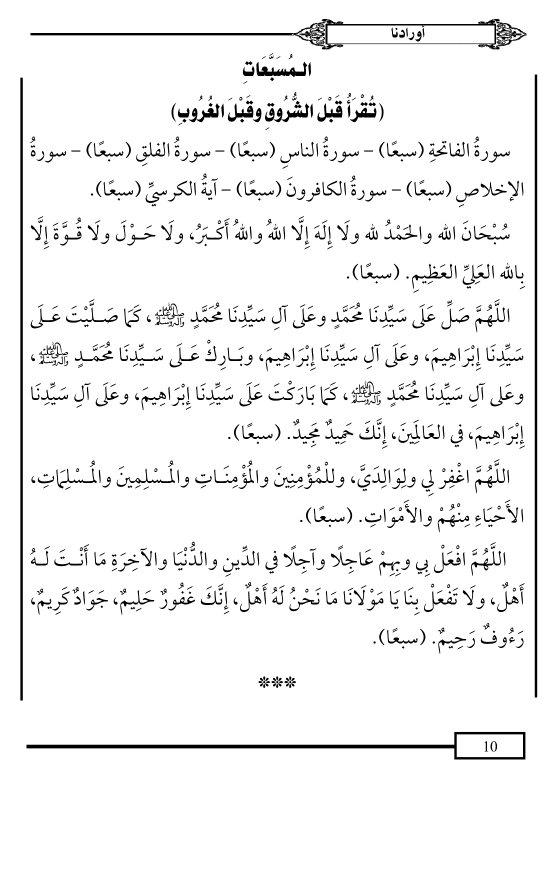
#> input picture mobile/assets/pages/p10.webp, 1110 x 1768 px, given in place of p72.webp, which was not available (shown at 1/2 size)
$ python cuts.py
#> lines starting #> are read from the running program, lines starting #| are printed output that depends on the picture
"""Where may a sitting end on each page? Only where a salawat or prayer ends:
at a ۞ rosette (Dalail) or at the end of a paragraph (Kunuz, Mughnam, salawat).
Writes the last such point per page to src/core/cuts.ts (fractions of the page image)."""
import numpy as np, cv2, json, sys
from PIL import Image
MOB = '/home/claude/awradna/mobile'
D = f'{MOB}/assets/pages'
sys.path.insert(0, MOB)
def ink(id_, raw=False):
#> called with id_ = '72', raw = True
    a = np.array(Image.open(f'{D}/p{id_}.webp').split()[3])
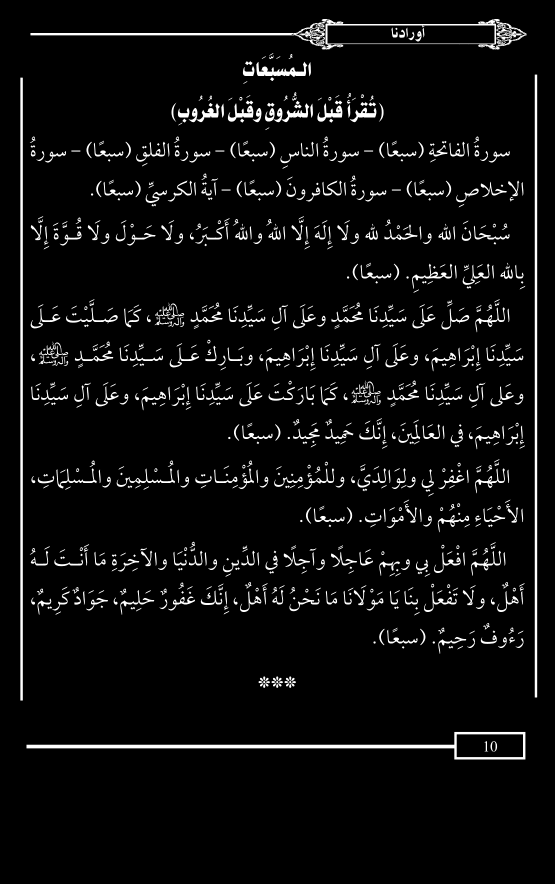
#> a: shape (1768, 1110) (shown at 1/2 size); min 0, max 255, mean 12.7
    if raw: return a
    # remove the frame's vertical rules (columns inked along most of the page)
    H = a.shape[0]; cov = (a[int(H*0.2):int(H*0.8)] > 110).mean(0)
    a = a.copy(); a[:, cov > 0.5] = 0
    for c in np.where(cov > 0.5)[0]: a[:, max(0, c-3):c+4] = 0
    return a
TPL = ink('72', True)[121:155, 235:270].astype(np.float32)
#> TPL: shape (34, 35) float32; every value is 0
def rosettes(a):
    r = cv2.matchTemplate(a.astype(np.float32), TPL, cv2.TM_CCOEFF_NORMED)
    ys, xs = np.where(r > 0.62); pts = []
    for y, x, v in sorted(zip(ys, xs, r[ys, xs]), key=lambda t: -t[2]):
        if all(abs(y - py) > 15 or abs(x - px) > 15 for py, px in pts): pts.append((int(y), int(x)))
    h, w = TPL.shape
    return [(y + h // 2, x) for y, x in pts]          # x = left edge of the rosette (its end, in RTL)
def text_lines(a):
    H, W = a.shape; full = (a > 110).sum(1)
    rule = [y for y in range(H) if full[y] > 0.6 * W]
    top = max([y for y in rule if y < H * 0.25], default=0) + 6
    bot = min([y for y in rule if y > H * 0.75], default=H) - 6
    rows = (a[:, 70:W - 70] > 110).sum(1)
    bands = []; y = top
    while y < bot:
        if rows[y] > 6:
            y0 = y
            while y < bot and rows[y] > 6: y += 1
            if y - y0 > 14: bands.append([y0, y])
        y += 1
    merged = []
    for b in bands:
        if merged and b[0] - merged[-1][1] < 12: merged[-1][1] = b[1]
        else: merged.append(b)
    L = [b for b in merged if b[1] - b[0] > 28]
    ext = []
    for y0, y1 in L:
        cols = np.where((a[y0:y1, 70:W - 70] > 110).sum(0) > 0)[0] + 70
        ext.append((int(cols.min()), int(cols.max())) if len(cols) else (70, W - 70))
    return L, ext, bot
QURAN = set()
for a, b in [(62, 65), (97, 103), (128, 132), (159, 167), (200, 202), (228, 234), (267, 269)]: QURAN.update(str(p) for p in range(a, b + 1))
import re
#> (the run stopped early here; a loop or call above may not have finished)

$ run again, on mobile/assets/pages/p11.webp
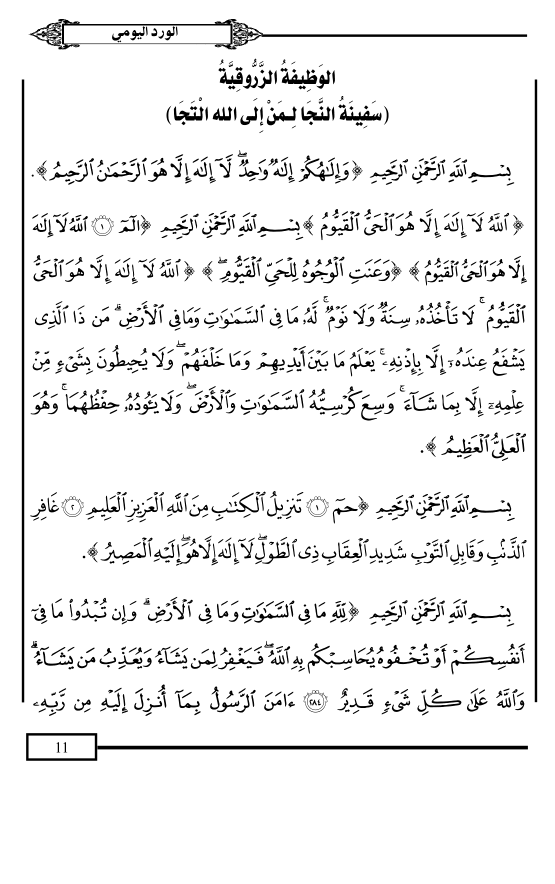
#> input picture mobile/assets/pages/p11.webp, 1110 x 1768 px, given in place of p72.webp, which was not available (shown at 1/2 size)
#> in ink, `a = np.array(Image.open(f'{D}/p{id_}.webp').split()[3])`:
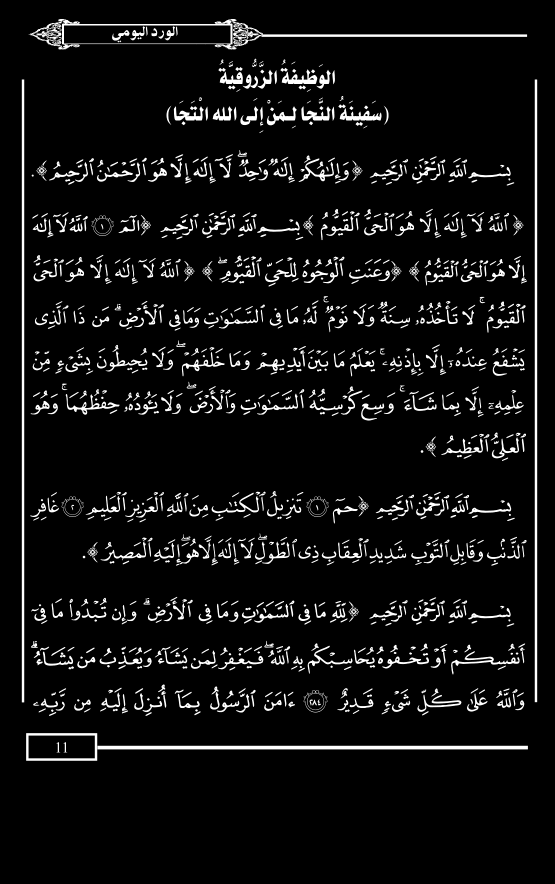
#> a: shape (1768, 1110) (shown at 1/2 size); min 0, max 255, mean 16.3
#> TPL: shape (34, 35) float32; every value is 0

$ run again, on mobile/assets/pages/p114.webp
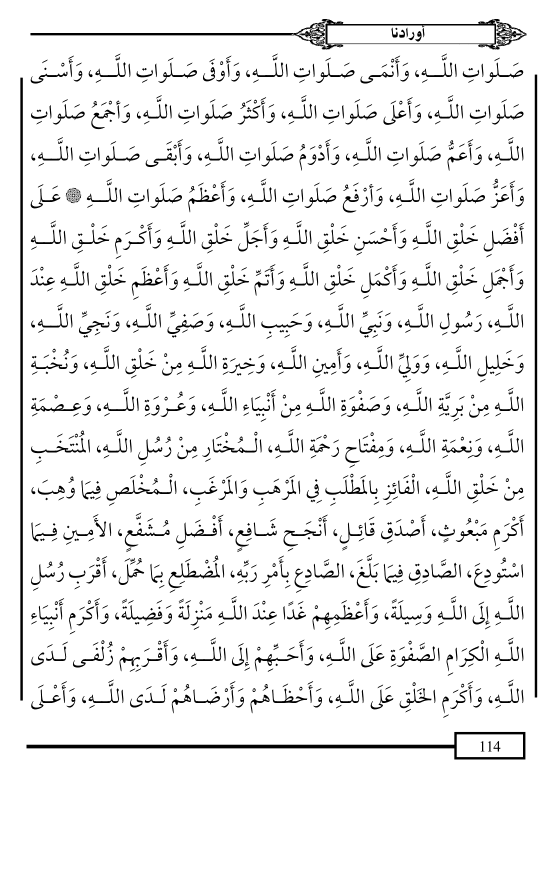
#> input picture mobile/assets/pages/p114.webp, 1110 x 1768 px, given in place of p72.webp, which was not available (shown at 1/2 size)
#> in ink, `a = np.array(Image.open(f'{D}/p{id_}.webp').split()[3])`:
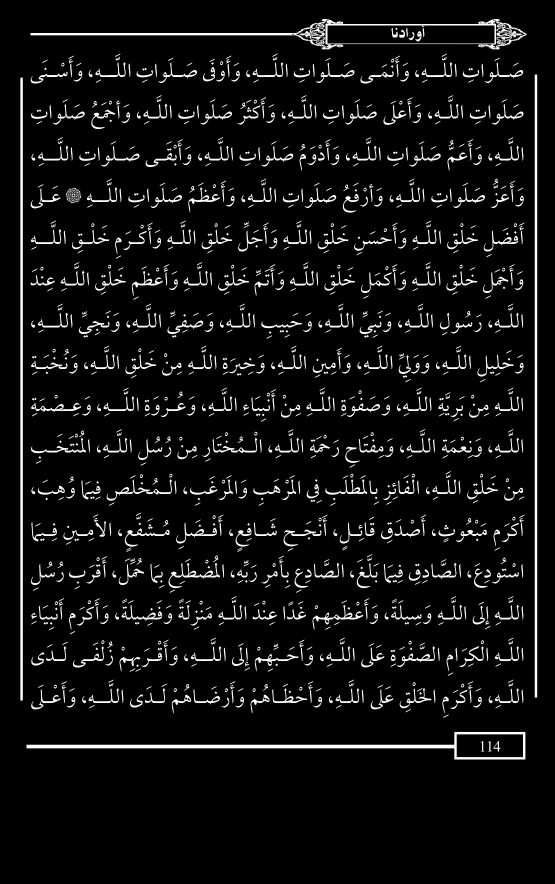
#> a: shape (1768, 1110) (shown at 1/2 size); min 0, max 255, mean 16
#> `TPL = ink('72', True)[121:155, 235:270].astype(np.float32)`:
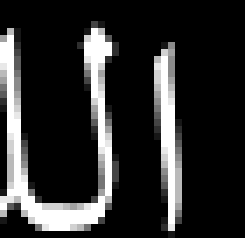
#> TPL: shape (34, 35) float32 (shown 7 times larger); min 0, max 255, mean 44.7
